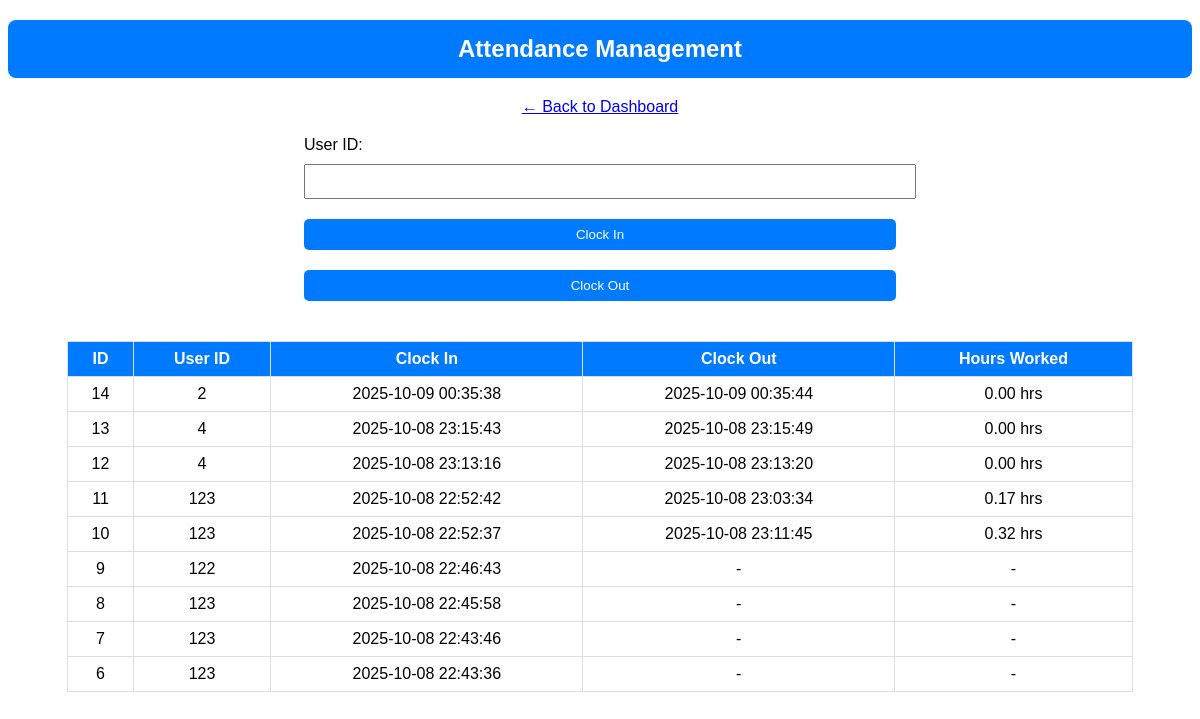
Screenshot of /attendance.php with the database file from the repository.
### tables this page shows
CREATE TABLE IF NOT EXISTS `attendance` (
  `id` int NOT NULL AUTO_INCREMENT,
  `user_id` int DEFAULT NULL,
  `clock_in` datetime DEFAULT NULL,
  `clock_out` datetime DEFAULT NULL,
  `hours_worked` decimal(6,2) DEFAULT NULL,
  PRIMARY KEY (`id`),
  KEY `user_id` (`user_id`)
);

### attendance.php (the view, shortened to what this page needs)
<?php include('db.php'); ?>
<!DOCTYPE html>
<html>
<head>
</head>
<body>
<h2>Attendance Management</h2>
<a href="admin_dashboard.php">← Back to Dashboard</a>
<form method="POST" action="">
    <label>User ID:</label>
    <input type="number" name="user_id" required>
    <button type="submit" name="clock_in">Clock In</button>
    <button type="submit" name="clock_out">Clock Out</button>
</form>
<?php
$result = $conn->query("SELECT * FROM attendance ORDER BY id DESC");
if ($result && $result->num_rows > 0) {
    echo "<table>
            <tr>
                <th>ID</th>
                <th>User ID</th>
                <th>Clock In</th>
                <th>Clock Out</th>
                <th>Hours Worked</th>
            </tr>";
    while ($row = $result->fetch_assoc()) {
        echo "<tr>
                <td>{$row['id']}</td>
                <td>{$row['user_id']}</td>
                <td>{$row['clock_in']}</td>
                <td>" . ($row['clock_out'] ? $row['clock_out'] : '-') . "</td>
                <td>" . ($row['hours_worked'] !== null ? $row['hours_worked'] . ' hrs' : '-') . "</td>
              </tr>";
    }
    echo "</table>";
} else {
    echo "<p>No attendance records found.</p>";
}
?>
</body>
</html>

### attendance.php (style rules this page uses)
body { font-family: Arial; text-align: center; }
h2 { background-color: #007BFF; color: white; padding: 15px; border-radius: 8px; }
form { width: 50%; margin: 20px auto; text-align: left; }
input, button { width: 100%; padding: 8px; margin: 10px 0; }
button { background-color: #007BFF; color: white; border: none; border-radius: 5px; cursor: pointer; }
table { width: 90%; margin: 30px auto; border-collapse: collapse; }
th, td { border: 1px solid #ddd; padding: 8px; text-align: center; }
th { background-color: #007BFF; color: white; }

### rows the page displays
attendance: id "14", user "2", clock_in "2025-10-09 00:35:38", clock_out "2025-10-09 00:35:44", hours_worked "0.00"
attendance: id "13", user "4", clock_in "2025-10-08 23:15:43", clock_out "2025-10-08 23:15:49", hours_worked "0.00"
attendance: id "12", user "4", clock_in "2025-10-08 23:13:16", clock_out "2025-10-08 23:13:20", hours_worked "0.00"
attendance: id "11", user "123", clock_in "2025-10-08 22:52:42", clock_out "2025-10-08 23:03:34", hours_worked "0.17"
attendance: id "10", user "123", clock_in "2025-10-08 22:52:37", clock_out "2025-10-08 23:11:45", hours_worked "0.32"
attendance: id "9", user "122", clock_in "2025-10-08 22:46:43"
attendance: id "8", user "123", clock_in "2025-10-08 22:45:58"
attendance: id "7", user "123", clock_in "2025-10-08 22:43:46"
attendance: id "6", user "123", clock_in "2025-10-08 22:43:36"
